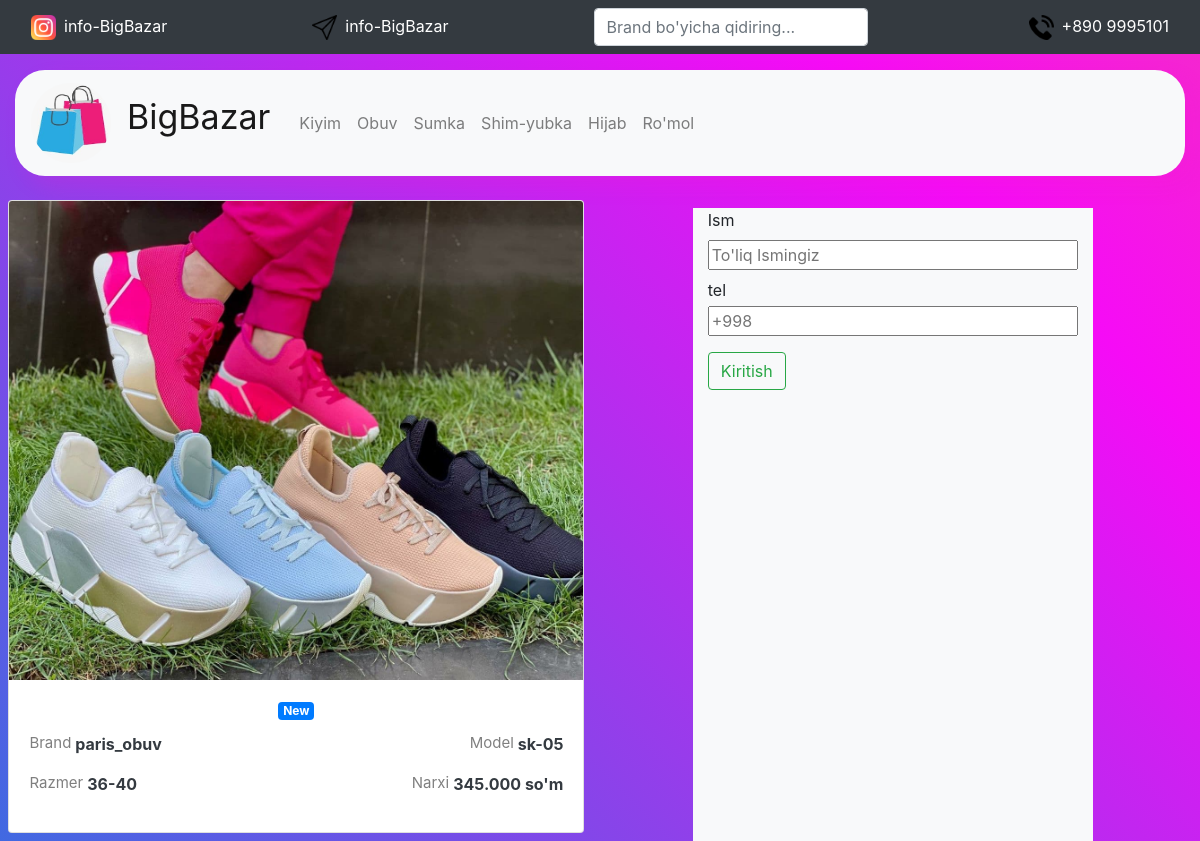
/19, run on the app's committed database.
### ecom/models.py (models this page shows)
class Product(models.Model):
    class Meta:
        db_table = "Product"
    category = models.CharField(max_length=45, default='Product')
    brand = models.CharField(max_length=15, null=False, blank=True)
    model = models.CharField(max_length=15, blank=True)
    razmer = models.CharField(max_length=10, blank=True)
    price = models.CharField(max_length=15, blank=True)
    image = models.ImageField(upload_to=getpath)

### ecom/views.py (the view)
# urls.py: path('<int:pk>', detail, name="detail"),
def detail(request, pk):
    product = Product.objects.get(pk=pk)
    content = {"product": product}
    if request.POST:
        order(request, product=product )
        return render(request, "details.html", content)
    return render(request, "details.html", content)

### ecom/templates/details.html (shortened to what this page needs)
{% load static %}
<!DOCTYPE html>
<html lang="en">
<head>
    <link rel="stylesheet" href="{% static 'css/decs.css' %}">
    <link rel="stylesheet" href="{% static 'bootcss/bootstrap.css' %}">
</head>
<body id="body">
<nav class="navbar navbar-dark bg-dark">
  <div class="container-fluid">
      <a href="https://www.instagram.com/bigbazaar.uz/?hl=en" class="flex-parent text-dark ">
        <div class=""><img id="insta" class="" src="{% static 'images/instagram.png' %}" alt="image"></div>
        <div class="ml-2 text-white">info-BigBazar</div>
    </a>
    <a href="https://t.me/Mansuroffakhad" class="flex-parent text-dark">
        <div class=""><img id="insta" class="" src="{% static 'images/send.png' %}" alt="image"></div>
        <div class="ml-2 text-white">info-BigBazar</div>
      </a>
      <form class="d-flex input-group w-auto">
      <input
        type="search"
        class="form-control rounded"
        placeholder="Brand bo'yicha qidiring..."
        aria-label="Search"
        aria-describedby="search-addon"
      />
    </form>
      <div class="flex-parent ml-3">
        <div class=""><img id="insta" class="" src="{% static 'images/telephone-call.png' %}" alt="image"></div>
        <div class="ml-2 text-white">+890 9995101</div>
      </div>
  </div>
</nav>
<div class="container">
    <div id="navbar"  style="border-radius: 30px" class="navbar navbar-expand-lg navbar-light bg-light mt-3">
        <a href="{% url 'home' %}" id="logo" class="navbar-brand">
            <div><img class="logo" src="{% static 'images/mylogo.jpg' %}" alt=""></div>
            <div class="logo_name mt-2 ml-3">BigBazar</div>
        </a>
        <div class="collapse navbar-collapse ml-5" id="menu">
            <ul class="navbar-nav justify-content-end">
                <li class="nav-item"><a href="{% url 'dress' %}" class="nav-link">Kiyim</a></li>
                <li class="nav-item"><a href="{% url 'shoe' %}" class="nav-link">Obuv</a></li>
                <li class="nav-item"><a href="{% url 'bag' %}" class="nav-link">Sumka</a></li>
                <li class="nav-item"><a href="{% url 'treasure' %}" class="nav-link">Shim-yubka</a></li>
                <li class="nav-item"><a href="{% url 'hijab' %}" class="nav-link">Hijab</a></li>
                <li class="nav-item"><a href="{% url 'romol' %}" class="nav-link">Ro'mol</a></li>
            </ul>
        </div>
    </div>
    <div class="row   align-content-md-start mt-3">
            <div class="card mb-2 mt-2" >
                <img class="card-img-top" src="{{ product.image.url }}" alt="Card image cap">
                <div class="card-body">
                    <h6 class="text-center"><span class="badge badge-primary">{{ product.category }}</span></h6>
                    <div class="flex-parent justify-content-between">
                <p style="font-size: 15px" class="text-black-50 flex-parent mt-1">
                    Brand <strong style="font-size: 16px" class="text-dark ml-1">{{product.brand}}</strong>
                </p>
                <p style="font-size: 15px" class="text-black-50 flex-parent mt-1">
                    Model <b style="font-size: 16px" class="text-dark ml-1">{{product.model}}</b>
                </p>
                </div>
                <div class="flex-parent justify-content-between">
                <p style="font-size: 15px" class="text-black-50 flex-parent ">
                    Razmer <strong style="font-size: 16px" class="text-dark ml-1">{{product.razmer}}</strong>
                </p>
                <p style="font-size: 15px" class="text-black-50 flex-parent ">
                    Narxi <b style="font-size: 16px" class="text-dark ml-1">{{product.price}}</b>
                </p>
                </div>
                </div>
            </div>
        <div class="col-md-4 offset-1 mr-2 bg-light mt-3">
        <form  action="" method="post">
        <label  for="name">Ism</label>
        <input required class="input-group" id="name" name="ism" placeholder="To'liq Ismingiz" type="text">
        <label class="mb-1 mt-2"  for="tel">tel</label>
        <input  class="input-group" required  id="tel" name="telefon" type="number" placeholder="+998 ">
        <button class="btn btn-outline-success mt-3 mb-2"  type="submit">Kiritish</button><br>
    </form>
        </div>
    </div>
</div>
</body>
</html>

### static/css/decs.css (style rules this page uses)
#body { background-image: linear-gradient( 45deg, royalblue, #f60bf6, #f17c58, #27DBB1, #FFDC18, #FF3706); height: 100%; background-size: 600%, 100%; background-attachment: fixed; animation: gradient 16s linear infinite; animation-direction: alternate; margin: 0; }
.flex-parent { display: flex; color: white; }
#insta { width: 25px ; height: 25px; }
.container { width: 1600px; }
a { text-decoration: green; color: black; }
.d-flex { width: 40%; }
.logo { width: 80px; height: 80px; border-radius: 50%; }
.logo_name { font-size: 34px; }
#logo { display: flex; }
#navbar { box-shadow: 10px 10px 20px rgba(239, 32, 203, 0.2) }
.card { width: 23.5%; margin: 0 0.7%; }
@media (min-width: 776.1px) and (max-width: 1200px) { .card { width: 48%; } }
@media (min-width: 776.1px) and (max-width: 1200px) { #menu { margin-left: 5px !important; } }

### data on the page
Product: image (picture), category "New", brand "paris_obuv", model "sk-05", razmer "36-40", price "345.000 so'm"
